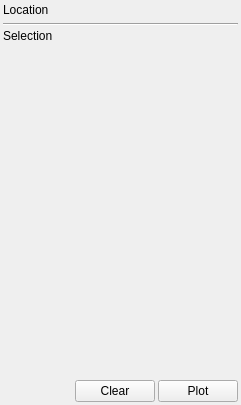
     <widget class="QWidget" name="msTab" >
      <attribute name="title" >
       <string>MS</string>
      </attribute>
      <layout class="QVBoxLayout" >
       <property name="spacing" >
        <number>3</number>
       </property>
       <property name="leftMargin" >
        <number>3</number>
       </property>
       <property name="topMargin" >
        <number>3</number>
       </property>
       <property name="rightMargin" >
        <number>3</number>
       </property>
       <property name="bottomMargin" >
        <number>3</number>
       </property>
       <item>
        <widget class="QLabel" name="msLocationLabel" >
         <property name="text" >
          <string>Location</string>
         </property>
         <property name="textFormat" >
          <enum>Qt::RichText</enum>
         </property>
        </widget>
       </item>
       <item>
        <widget class="QFrame" name="msLocationFrame" >
         <property name="frameShape" >
          <enum>QFrame::NoFrame</enum>
         </property>
         <property name="frameShadow" >
          <enum>QFrame::Raised</enum>
         </property>
        </widget>
       </item>
       <item>
        <widget class="Line" name="line_9" >
         <property name="orientation" >
          <enum>Qt::Horizontal</enum>
         </property>
        </widget>
       </item>
       <item>
        <widget class="QLabel" name="msSelectionLabel" >
         <property name="text" >
          <string>Selection</string>
         </property>
         <property name="textFormat" >
          <enum>Qt::RichText</enum>
         </property>
        </widget>
       </item>
       <item>
        <widget class="QFrame" name="msSelectionFrame" >
         <property name="frameShape" >
          <enum>QFrame::NoFrame</enum>
         </property>
         <property name="frameShadow" >
          <enum>QFrame::Raised</enum>
         </property>
        </widget>
       </item>
       <item>
        <spacer>
         <property name="orientation" >
          <enum>Qt::Vertical</enum>
         </property>
         <property name="sizeHint" >
          <size>
           <width>235</width>
           <height>331</height>
          </size>
         </property>
        </spacer>
       </item>
       <item>
        <layout class="QHBoxLayout" >
         <property name="spacing" >
          <number>3</number>
         </property>
         <item>
          <spacer>
           <property name="orientation" >
            <enum>Qt::Horizontal</enum>
           </property>
           <property name="sizeHint" >
            <size>
             <width>40</width>
             <height>20</height>
            </size>
           </property>
          </spacer>
         </item>
         <item>
          <widget class="QPushButton" name="msClearButton" >
           <property name="text" >
            <string>Clear</string>
           </property>
          </widget>
         </item>
         <item>
          <widget class="QPushButton" name="msPlotButton" >
           <property name="text" >
            <string>Plot</string>
           </property>
          </widget>
         </item>
        </layout>
       </item>
      </layout>
     </widget>
